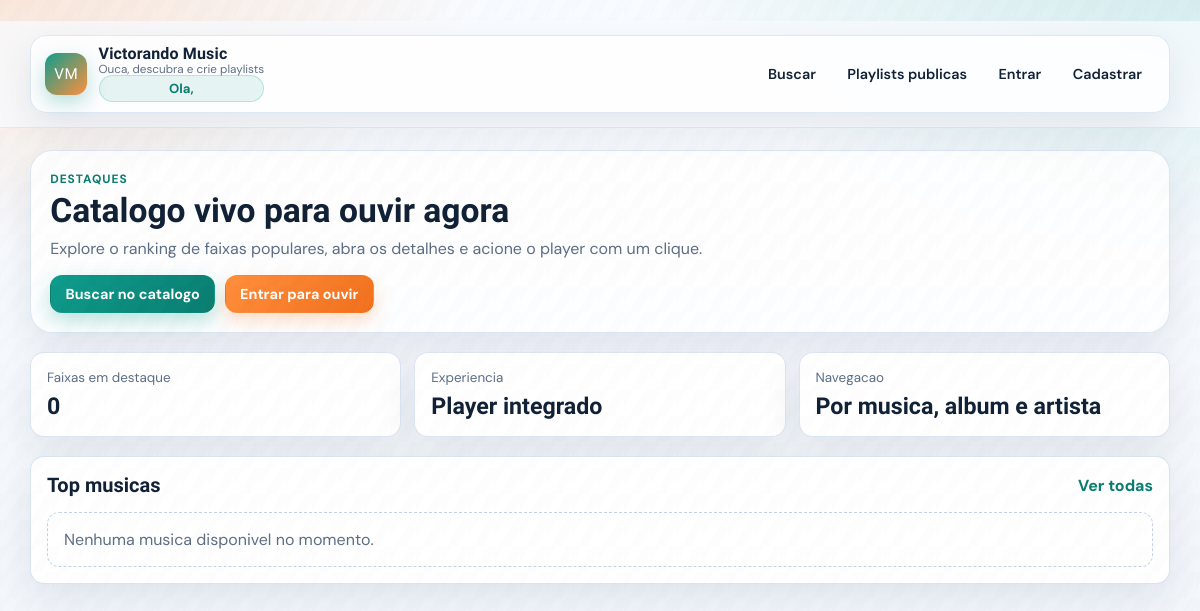
/, run on an earlier commit of the app's database.
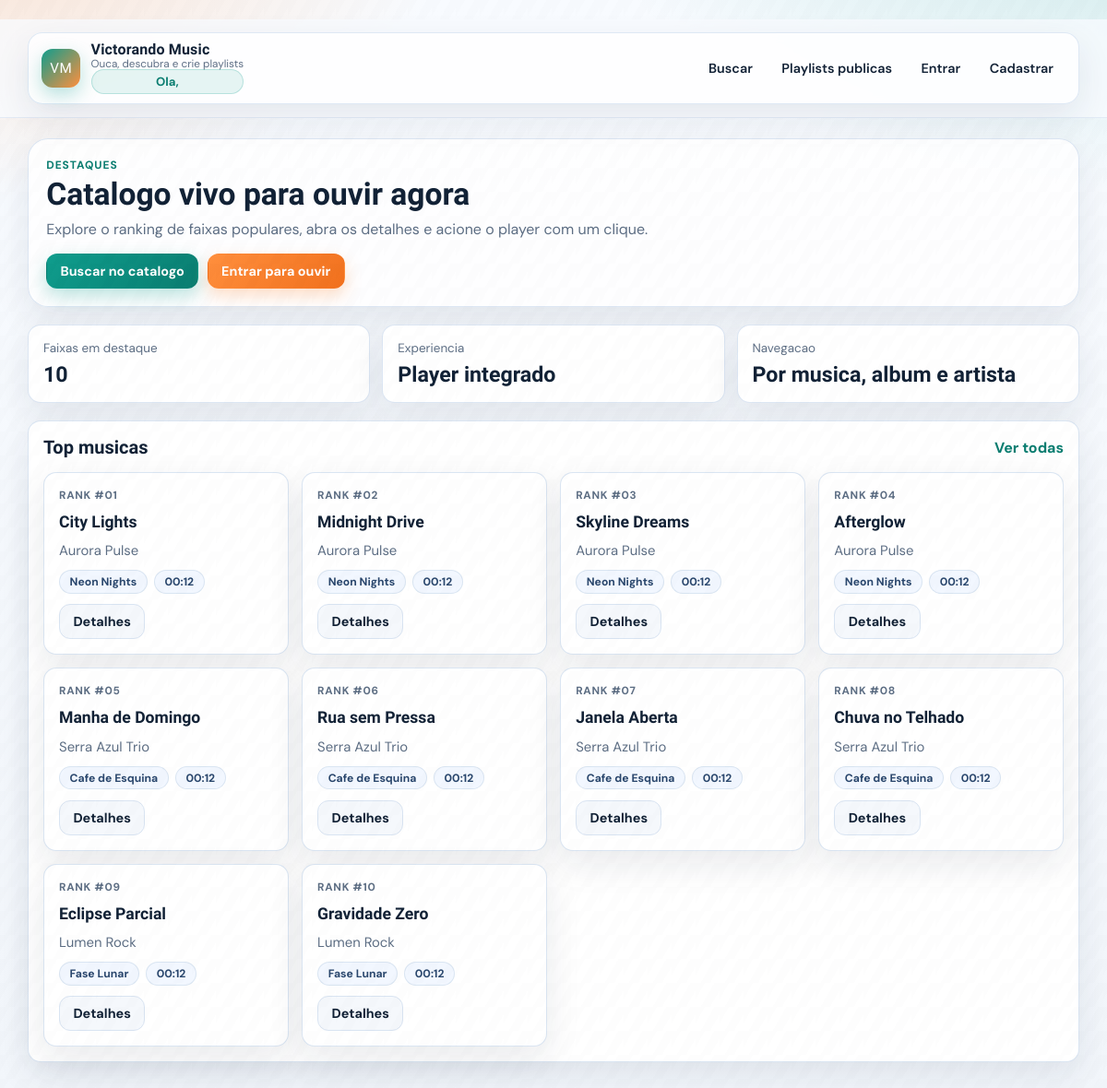
And on a later commit of the database.
### app/models/music.py (models this page shows, shortened)
class Music(db.Model):
    __tablename__ = 'musicas'
    id = db.Column(db.Integer, primary_key=True)
    titulo = db.Column(db.String(150), nullable=False, index=True)
    album_id = db.Column(db.Integer, db.ForeignKey('albuns.id'), nullable=False)
    duracao = db.Column(db.Integer)  # em segundos
    arquivo_url = db.Column(db.String(255), nullable=False)
    numero_faixa = db.Column(db.Integer)
    visualizacoes = db.Column(db.Integer, default=0)
    @property
    def duracao_formatada(self):
        if not self.duracao:
            return "00:00"
        minutos = self.duracao // 60
        segundos = self.duracao % 60
        return f"{minutos:02d}:{segundos:02d}"
    def to_dict(self, include_album=True):
        data = {
            'id': self.id,
            'titulo': self.titulo,
            'album_id': self.album_id,
            'duracao': self.duracao,
            'duracao_formatada': self.duracao_formatada,
            'arquivo_url': self.arquivo_url,
            'numero_faixa': self.numero_faixa,
            'visualizacoes': self.visualizacoes
        }
        if include_album and self.album:
            data['album'] = {
                'id': self.album.id,
                'titulo': self.album.titulo,
                'capa_url': self.album.capa_url,
                'artista': {
                    'id': self.album.artista.id,
                    'nome': self.album.artista.nome
                } if self.album.artista else None
            }
        return data

### app/models/artist.py (models this page shows, shortened)
class Artist(db.Model):
    __tablename__ = 'artistas'
    id = db.Column(db.Integer, primary_key=True)
    nome = db.Column(db.String(100), nullable=False, index=True)
    genero = db.Column(db.String(50))
    bio = db.Column(db.Text)
    imagem_url = db.Column(db.String(255))
    albuns = db.relationship('Album', backref='artista', lazy='dynamic', cascade='all, delete-orphan')

### app/models/album.py (models this page shows, shortened)
class Album(db.Model):
    __tablename__ = 'albuns'
    id = db.Column(db.Integer, primary_key=True)
    titulo = db.Column(db.String(150), nullable=False, index=True)
    artista_id = db.Column(db.Integer, db.ForeignKey('artistas.id'), nullable=False)
    ano_lancamento = db.Column(db.Integer)
    capa_url = db.Column(db.String(255))
    descricao = db.Column(db.Text)
    musicas = db.relationship('Music', backref='album', lazy='dynamic', cascade='all, delete-orphan')

### app/views/music_routes.py (the view)
@music_bp.route('/')
def index():
    resultado = MusicController.obter_musicas_populares(limite=10)
    musicas_populares = resultado.get('musicas', []) if resultado['success'] else []
    return render_template('index.html', musicas_populares=musicas_populares)

### app/__init__.py (called while the page is built)
def _build_app_initials(app_name):
    parts = [part[0].upper() for part in app_name.split() if part and part[0].isalnum()]
    return ''.join(parts[:2]) or 'SM'

### app/controllers/music_controller.py (called while the page is built)
    @staticmethod
    def obter_musicas_populares(limite=20):
        try:
            musicas = Music.query.order_by(
                Music.visualizacoes.desc()
            ).limit(limite).all()
            return {
                'success': True,
                'musicas': [m.to_dict() for m in musicas]
            }
        except Exception as e:
            return {'success': False, 'message': f'Erro ao obter músicas populares: {str(e)}'}

### app/extensions.py (called while the page is built, shortened)
def _register_rate_limiting(app):
    @app.before_request
    def _guard_rate_limit():
        if not app.config.get('RATE_LIMIT_ENABLED', True):
            return None
        if not request.path.startswith('/api/'):
            return None

### app/templates/index.html (shortened to what this page needs)
﻿{% extends 'base.html' %}
{% block content %}
<section class="page-header" data-animate>
  <p class="kicker">Destaques</p>
  <h1 class="page-title">Catalogo vivo para ouvir agora</h1>
  <p class="page-subtitle">Explore o ranking de faixas populares, abra os detalhes e acione o player com um clique.</p>
  <div class="inline-actions">
    <a class="btn" href="{{ url_for('music.buscar') }}">Buscar no catalogo</a>
    {% if current_user.is_authenticated %}
      <a class="btn btn-secondary" href="{{ url_for('playlist.minhas_playlists') }}">Abrir minhas playlists</a>
    {% else %}
      <a class="btn btn-secondary" href="{{ url_for('auth.login') }}">Entrar para ouvir</a>
    {% endif %}
  </div>
</section>
<section class="stats-row">
  <article class="stat-card" data-animate style="--delay: 30ms;">
    <span class="label">Faixas em destaque</span>
    <strong>{{ musicas_populares|length }}</strong>
  </article>
  <article class="stat-card" data-animate style="--delay: 90ms;">
    <span class="label">Experiencia</span>
    <strong>Player integrado</strong>
  </article>
  <article class="stat-card" data-animate style="--delay: 150ms;">
    <span class="label">Navegacao</span>
    <strong>Por musica, album e artista</strong>
  </article>
</section>
<section class="panel" data-animate style="--delay: 180ms;">
  <div class="section-head">
    <h2 class="section-title">Top musicas</h2>
    <a class="text-link" href="{{ url_for('music.buscar') }}">Ver todas</a>
  </div>
  {% if musicas_populares %}
    <div class="card-grid" style="margin-top: 0.9rem;">
      {% for musica in musicas_populares %}
        {% set album = musica.album if musica.album else None %}
        {% set artista = album.artista if album and album.artista else None %}
        <article class="music-card" data-animate style="--delay: {{ 220 + (loop.index0 * 40) }}ms;">
          <span class="card-index">Rank #{{ '%02d' % loop.index }}</span>
          <h3 class="music-title">
            <a href="{{ url_for('music.musica_detalhes', musica_id=musica.id) }}">{{ musica.titulo }}</a>
          </h3>
          <p class="meta-line">{{ artista.nome if artista else 'Artista desconhecido' }}</p>
          <div class="meta-pills">
            {% if album %}<span class="chip">{{ album.titulo }}</span>{% endif %}
            {% if musica.duracao_formatada %}<span class="chip">{{ musica.duracao_formatada }}</span>{% endif %}
          </div>
          <div class="actions">
            <a class="btn btn-ghost" href="{{ url_for('music.musica_detalhes', musica_id=musica.id) }}">Detalhes</a>
          </div>
        </article>
      {% endfor %}
    </div>
  {% else %}
    <div class="empty-state" style="margin-top: 0.9rem;">
      Nenhuma musica disponivel no momento.
    </div>
  {% endif %}
</section>
{% endblock %}

What changed in the data, as far as the page shows it:
added Music: {{ 220 + (loop.index0 * 40) }} 220 (drawn), index "01", titulo "City Lights", duracao_formatada "00:12"
added Artist: nome "Aurora Pulse"
added Album: titulo "Neon Nights"
added Music: {{ 220 + (loop.index0 * 40) }} 260 (drawn), index "02", titulo "Midnight Drive", duracao_formatada "00:12"
added Music: {{ 220 + (loop.index0 * 40) }} 300 (drawn), index "03", titulo "Skyline Dreams", duracao_formatada "00:12"
added Music: {{ 220 + (loop.index0 * 40) }} 340 (drawn), index "04", titulo "Afterglow", duracao_formatada "00:12"
added Music: {{ 220 + (loop.index0 * 40) }} 380 (drawn), index "05", titulo "Manha de Domingo", duracao_formatada "00:12"
added Artist: nome "Serra Azul Trio"
added Album: titulo "Cafe de Esquina"
added Music: {{ 220 + (loop.index0 * 40) }} 420 (drawn), index "06", titulo "Rua sem Pressa", duracao_formatada "00:12"
added Music: {{ 220 + (loop.index0 * 40) }} 460 (drawn), index "07", titulo "Janela Aberta", duracao_formatada "00:12"
added Music: {{ 220 + (loop.index0 * 40) }} 500 (drawn), index "08", titulo "Chuva no Telhado", duracao_formatada "00:12"
added Music: {{ 220 + (loop.index0 * 40) }} 540 (drawn), index "09", titulo "Eclipse Parcial", duracao_formatada "00:12"
added Artist: nome "Lumen Rock"
added Album: titulo "Fase Lunar"
added Music: {{ 220 + (loop.index0 * 40) }} 580 (drawn), index "10", titulo "Gravidade Zero", duracao_formatada "00:12"
Also different on the page:
{{ musicas_populares|length }}: "0" → "10"
text no longer shown: "Nenhuma musica disponivel no momento."
